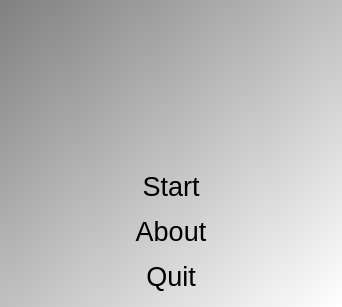
<?xml version="1.0" encoding="UTF-8"?>
<ui version="4.0">
 <class>QtTestQtRoundedTextRectItemMenuDialog</class>
 <widget class="QDialog" name="QtTestQtRoundedTextRectItemMenuDialog">
  <property name="geometry">
   <rect>
    <x>0</x>
    <y>0</y>
    <width>342</width>
    <height>307</height>
   </rect>
  </property>
  <property name="font">
   <font>
    <pointsize>20</pointsize>
   </font>
  </property>
  <property name="windowTitle">
   <string>TestQtRoundedTextRectItem</string>
  </property>
  <property name="windowIcon">
   <iconset resource="ToolTestQtRoundedTextRectItem.qrc">
    <normaloff>:/images/R.png</normaloff>:/images/R.png</iconset>
  </property>
  <property name="styleSheet">
   <string notr="true">QDialog { 
background-color: qlineargradient(x1: 0, y1: 0, x2: 1, y2: 1, stop: 0  #808080, stop: 1 #ffffff);
}
QPushButton { background-color: rgb(255, 255, 255);  }
QPushButton { color: rgb(0,0,0); }
QPushButton { font: 48px, &quot;monospace&quot; }</string>
  </property>
  <layout class="QGridLayout" name="gridLayout">
   <item row="1" column="0">
    <widget class="QPushButton" name="button_start">
     <property name="text">
      <string>Start</string>
     </property>
     <property name="flat">
      <bool>true</bool>
     </property>
    </widget>
   </item>
   <item row="2" column="0">
    <widget class="QPushButton" name="button_about">
     <property name="text">
      <string>About</string>
     </property>
     <property name="flat">
      <bool>true</bool>
     </property>
    </widget>
   </item>
   <item row="3" column="0">
    <widget class="QPushButton" name="button_quit">
     <property name="text">
      <string>Quit</string>
     </property>
     <property name="flat">
      <bool>true</bool>
     </property>
    </widget>
   </item>
   <item row="0" column="0">
    <widget class="QLabel" name="label">
     <property name="text">
      <string/>
     </property>
     <property name="pixmap">
      <pixmap resource="ToolTestQtRoundedTextRectItem.qrc">:/images/ToolTestQtRoundedTextRectItem.png</pixmap>
     </property>
     <property name="alignment">
      <set>Qt::AlignCenter</set>
     </property>
    </widget>
   </item>
  </layout>
 </widget>
 <tabstops>
  <tabstop>button_start</tabstop>
  <tabstop>button_about</tabstop>
  <tabstop>button_quit</tabstop>
 </tabstops>
 <resources>
  <include location="ToolTestQtRoundedTextRectItem.qrc"/>
 </resources>
 <connections/>
</ui>
